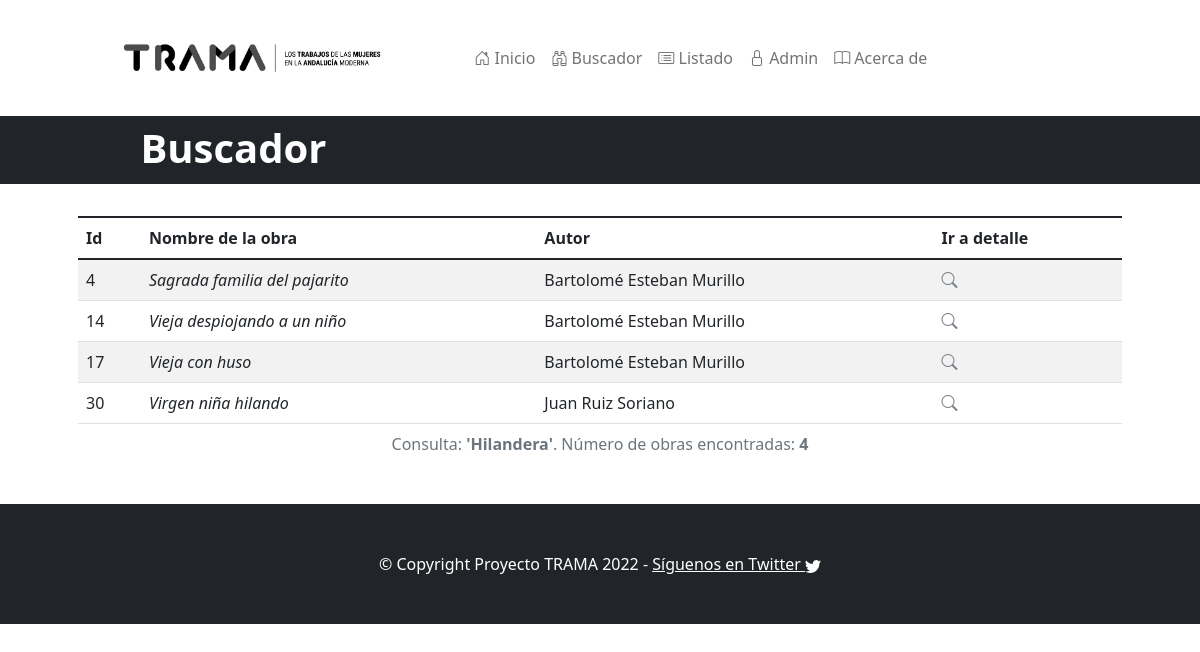
The app's page /trama/search_result/?query=Hilandera with its own data.
### trama/models.py (models this page shows, shortened)
class TrabajoRepresentado(models.Model):
    nombre_trabajo = models.CharField(
        max_length=256,
        blank=False,
        null=False,
        help_text="Nombre de la profesión representada (hilandera, curandera,...)")

class Obra(models.Model):
    nombre_obra = models.CharField(
        max_length=256,
        blank=False,
        null=False,
        help_text="Nombre completo de la obra")
    autor = models.CharField(max_length=256,
        blank=False,
        null=False,
        help_text="Autor de la obra")
    anno = models.CharField("Año o época aproximada de la obra",
        max_length=64,
        blank=False,
        null=False,
        help_text="Año (exacto o aproximado) de creación de la obra")
    ubicacion = models.CharField("Ubicación",
        max_length=128,
        blank=False,
        null=False,
        help_text="Ubicación de la obra (museo, colección particular...)")
    iconografia = models.CharField("Iconografía",
        max_length=128,
        blank=False,
        null=False,
        help_text="Breve descripción de la iconografía representada")
    descripcion = models.TextField("Descripción",
        blank=False,
        null=False,
        help_text="Descripción de la obra en texto libre")
    url_externa = models.CharField(max_length=512,
        blank=True,
        null=True,
        help_text="URL con contexto")
    url_imagen = models.CharField(max_length=512,
        blank=True,
        null=True,
        help_text="URL externa del archivo de imagen (si la hay)")
    estilo = models.ForeignKey(
        Estilo,
        blank=False,
        null=False,
        on_delete=models.CASCADE)
    tipo_de_obra = models.ForeignKey(
        TipoDeObra,
        blank=False,
        null=False,
        on_delete=models.CASCADE)
    trabajo_representado = models.ManyToManyField(
        TrabajoRepresentado,
        blank=False)

### trama/views.py (the view)
def search_result(request):
    if request.method == "GET":
        query_text = request.GET.get("query", "")
        buscador = Buscador(query_text=query_text)
        query_results = buscador.get()
        return render(request, "search.html",
                      {"query": query_text,
                       "query_result": query_results})

### trama/utils/buscador.py (called while the page is built)
    def get(self) -> QuerySet:
        query_tokens = self._query_text.lower().split()
        query_result = None
        for token in query_tokens:
            matching_obras = Obra.objects.filter(
                Q(nombre_obra__icontains=token) |
                Q(descripcion__icontains=token) |
                Q(trabajo_representado__nombre_trabajo__icontains=token)
            ).distinct()
            if query_result is None:
                query_result = matching_obras
            else:
                query_result = query_result.union(matching_obras)
        return query_result.order_by('id')

### trama/templates/search.html (shortened to what this page needs)
{% extends "base.html" %}
{% block texto_barra %}Buscador{% endblock %}
{% block content %}
  {%if query %}
    <table class="table table-striped">
      <caption class="text-center">Consulta: <strong>'{{query}}'</strong>.
        Número de obras encontradas:  <strong>{{query_result.count}}</strong></caption>
        <thead>
          <tr>
            <th>Id</th>
            <th>Nombre de la obra</th>
            <th>Autor</th>
            <th>Ir a detalle</th>
          </tr>
        </thead>
        <tbody>
          {% for obra in query_result.all %}
      <tr>
        <td>{{obra.id}}</td>
        <td><em>{{obra.nombre_obra}}</em></td>
        <td>{{obra.autor}}</td>
        <td><a href="{% url 'detalle_obra' obra.pk %}" alt="Mostrar detalle"><i class="bi bi-search"></i></a></td>
      </tr>
    {% endfor %}</tbody>
    </table>
  {% endif %}
{% endblock %}

### records on screen
TrabajoRepresentado: nombre_trabajo "Hilandera"
Obra: id "4", nombre_obra "Sagrada familia del pajarito", autor "Bartolomé Esteban Murillo"
Obra: id "14", nombre_obra "Vieja despiojando a un niño", autor "Bartolomé Esteban Murillo"
Obra: id "17", nombre_obra "Vieja con huso", autor "Bartolomé Esteban Murillo"
Obra: id "30", nombre_obra "Virgen niña hilando", autor "Juan Ruiz Soriano"

### other values on screen
{{ query_result.count }} "4"
